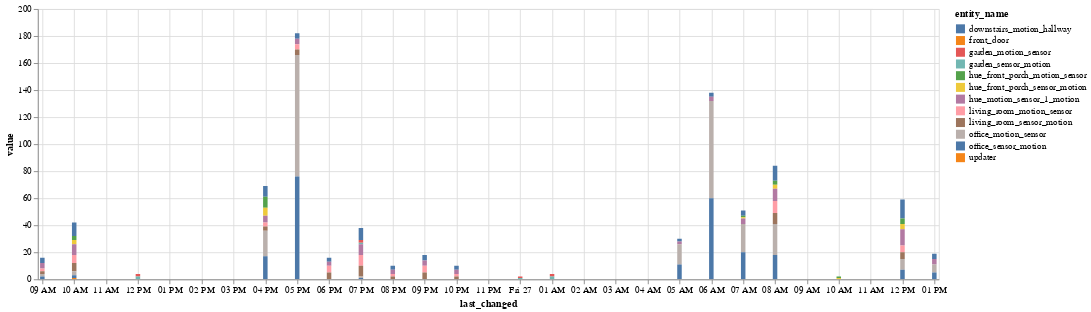

Write notebook code for a chart like this one.
### Code cell
alt.Chart(binary_df_pivot.reset_index().melt(id_vars='last_changed')).mark_bar().encode(
    x='last_changed',
    y='value',
    color='entity_name',
    tooltip=['entity_name', 'value', 'last_changed']
).properties(
    width=1000,
    height=300
).interactive()

### Figure 1 — Vega-Lite specification as saved in the notebook (floating-point values rounded to 4 significant figures; data arrays with more than 128 entries replaced by an {"elided": "..."} marker saying what was removed)
{"$schema": "https://vega.github.io/schema/vega-lite/v3.4.0.json", "config": {"mark": {"tooltip": null}, "view": {"height": 300, "width": 400}}, "data": {"name": "data-2330a92863d9719cae09835a917ad97a"}, "datasets": {"data-2330a92863d9719cae09835a917ad97a": {"elided": "348 records"}}, "encoding": {"color": {"field": "entity_name", "type": "nominal"}, "tooltip": [{"field": "entity_name", "type": "nominal"}, {"field": "value", "type": "quantitative"}, {"field": "last_changed", "type": "temporal"}], "x": {"field": "last_changed", "type": "temporal"}, "y": {"field": "value", "type": "quantitative"}}, "height": 300, "mark": "bar", "selection": {"selector003": {"bind": "scales", "encodings": ["x", "y"], "type": "interval"}}, "width": 1000}
